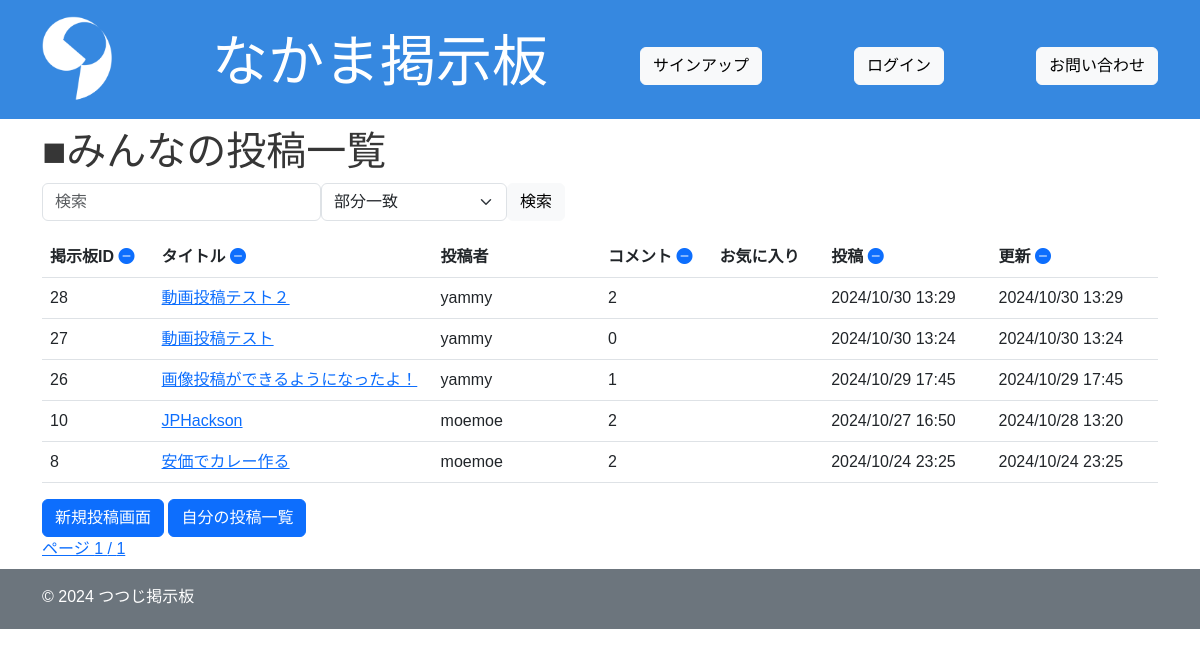
The page / on the database its author committed.
### app/models.py (models this page shows, shortened)
class Board(models.Model):
    title = models.CharField(max_length=200)
    content = models.TextField()
    image = models.ImageField(upload_to='images/', blank=True, null=True)
    video = models.FileField(upload_to='videos/', blank=True, null=True)
    user = models.ForeignKey(User, on_delete=models.CASCADE, related_name="boards", null=True)
    created_at = models.DateTimeField(auto_now_add=True)
    updated_at = models.DateTimeField(auto_now=True)

### app/views.py (the view)
# urls.py: path("", views.index, name = "index"),
def index(request):
    user = request.user
    if user.is_authenticated:
        boards_query = Board.objects.annotate(
            is_favorite=Count("favorite", filter=models.Q(favorite__user=user)),
            comment_count=Count("comments")
        ).order_by("-updated_at")
    else:
        boards_query = Board.objects.annotate(
            is_favorite=Count("favorite", filter=models.Q(favorite__user=None)),
            comment_count=Count("comments")
        ).order_by("-updated_at")
    paginator = Paginator(boards_query, 10)
    page_number = request.GET.get("page")
    boards = paginator.get_page(page_number)
    return render(request, "index.html", {"boards": boards})

### templates/index.html (shortened to what this page needs)
{% extends "base.html" %}
{% load static %}
{% block content %}
<body class="dark">
    <section>
    <h1>■みんなの投稿一覧</h1>
    <form method="GET" action="{% url 'app:search' %}" class="d-flex flex-row mb-3">
    <div class="col-md-3">
        <input type="text" name="query" id="id_query" class="form-control" placeholder="検索">
    </div>
    <div class="col-md-2">
        <select name="search_type" class="form-select">
            <option value="partial">部分一致</option>
        </select>
    </div>
    <div class="col-md-1">
        <button type="submit" class="btn btn-light">検索</button>
        </div>
    </form>
    <table class="table">
        <colgroup>
            <col style="width: 10%;">
            <col style="width: 25%;">
            <col style="width: 15%;">
            <col style="width: 10%;">
            <col style="width: 10%;">
            <col style="width: 15%;">
            <col style="width: 15%;">
        </colgroup>
        <thead>
            <tr>
                <th scope="col">掲示板ID
                    <a href="{% url 'app:sort' %}?sort=id&direction={{ next_direction|default:'asc' }}">
                        {% include "direction.html" with sort_filed='id' field=sort_by direction=direction %}
                    </a>
                </th>
                <th scope="col">タイトル
                <a href="{% url 'app:sort' %}?sort=title&direction={{ next_direction|default:'asc' }}">
                    {% include "direction.html" with sort_filed='title' field=sort_by direction=direction %}
                </a>
                <th scope="col">投稿者</th>
            <th scope="col">コメント
                <a href="{% url 'app:sort' %}?sort=comment_count&direction={{ next_direction|default:'asc' }}">
                    {% include "direction.html" with sort_filed='comment_count' field=sort_by direction=direction %}
                </a>
            </th>
            <th scope="col">
                お気に入り
            </th>
                <th scope="col">
                    投稿
                <a href="{% url 'app:sort' %}?sort=created_at&direction={{ next_direction|default:'asc' }}">
                    {% include "direction.html" with sort_filed='created_at' field=sort_by direction=direction %}
                </a>
                </th>
                <th scope="col">更新
                <a href="{% url 'app:sort' %}?sort=updated_at&direction={{ next_direction|default:'asc' }}">
                    {% include "direction.html" with sort_filed='updated_at' field=sort_by direction=direction %}
                </a>
            </th>
            </tr>
        </thead>
        <tbody>
            {% for board in boards %}
            <tr>
                <td scope="col">{{ board.id }}</td>
                <td scope="col"><a href="{% url 'app:show' pk=board.id %}">{{ board.title }}</a></td>
                <td scope="col">{{ board.user }}</td>
                <td scope="col">{{ board.comment_count }}</td>
                <td>
                </td>
                <td scope="col">{{ board.created_at|date:"Y/m/d H:i" }}</td>
                <td scope="col">{{ board.updated_at|date:"Y/m/d H:i" }}</td>
                </tr>
            {% empty %}
                <p>該当するスレッドが見つかりませんでした。</p>
            {% endfor %}
        </tbody>
        </table>
        <a href="{% url 'app:new' %}" class="btn btn-primary">新規投稿画面</a>
        <a href="{% url 'app:my_boards' %}" class="btn btn-primary">自分の投稿一覧</a>
    </section>
    <a href="#">ページ {{ boards.number }} / {{ boards.paginator.num_pages }}</a>
</body>
{% endblock %}

### static/css/style.css (style rules this page uses)
* { padding: 0; margin: 0; box-sizing: border-box; text-decoration: none; color: inherit; list-style-position: inside; }
body { font-size: 16px; color: #363636; font-family: "Hiragino kaku Gothic ProN", sans-serif; }

### rows shown on the page
Board: id "28", title "動画投稿テスト２", user "yammy", comment_count "2", created_at "2024/10/30 13:29", updated_at "2024/10/30 13:29"
Board: id "27", title "動画投稿テスト", user "yammy", comment_count "0", created_at "2024/10/30 13:24", updated_at "2024/10/30 13:24"
Board: id "26", title "画像投稿ができるようになったよ！", user "yammy", comment_count "1", created_at "2024/10/29 17:45", updated_at "2024/10/29 17:45"
Board: id "10", title "JPHackson", user "moemoe", comment_count "2", created_at "2024/10/27 16:50", updated_at "2024/10/28 13:20"
Board: id "8", title "安価でカレー作る", user "moemoe", comment_count "2", created_at "2024/10/24 23:25", updated_at "2024/10/24 23:25"

### other values the page prints
{{ boards.number }} "1"
{{ boards.paginator.num_pages }} "1"
